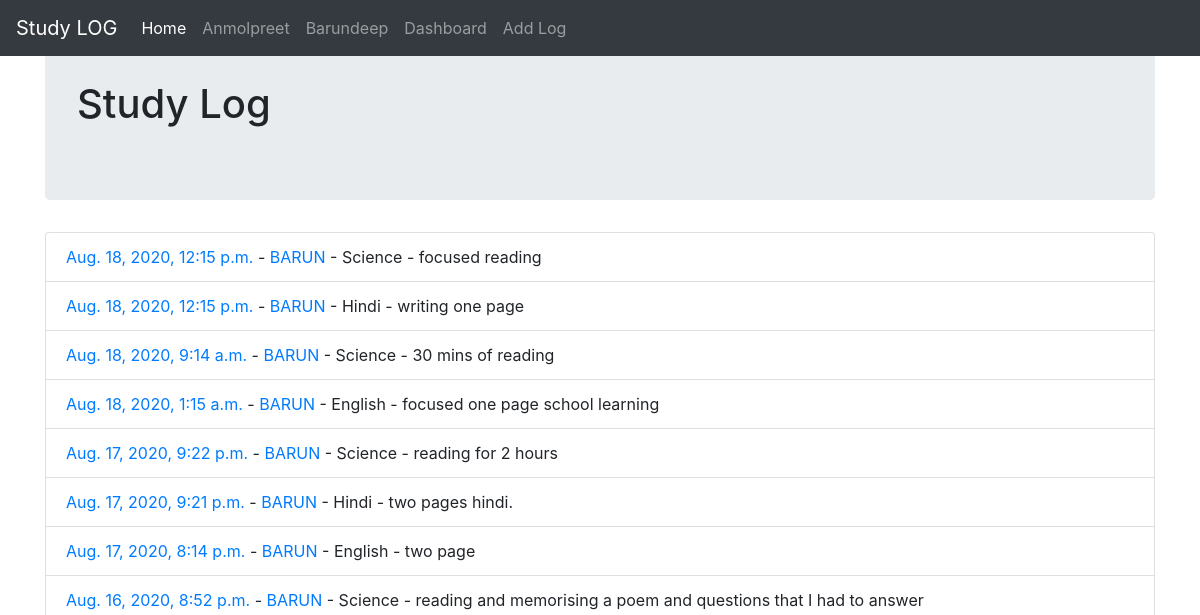
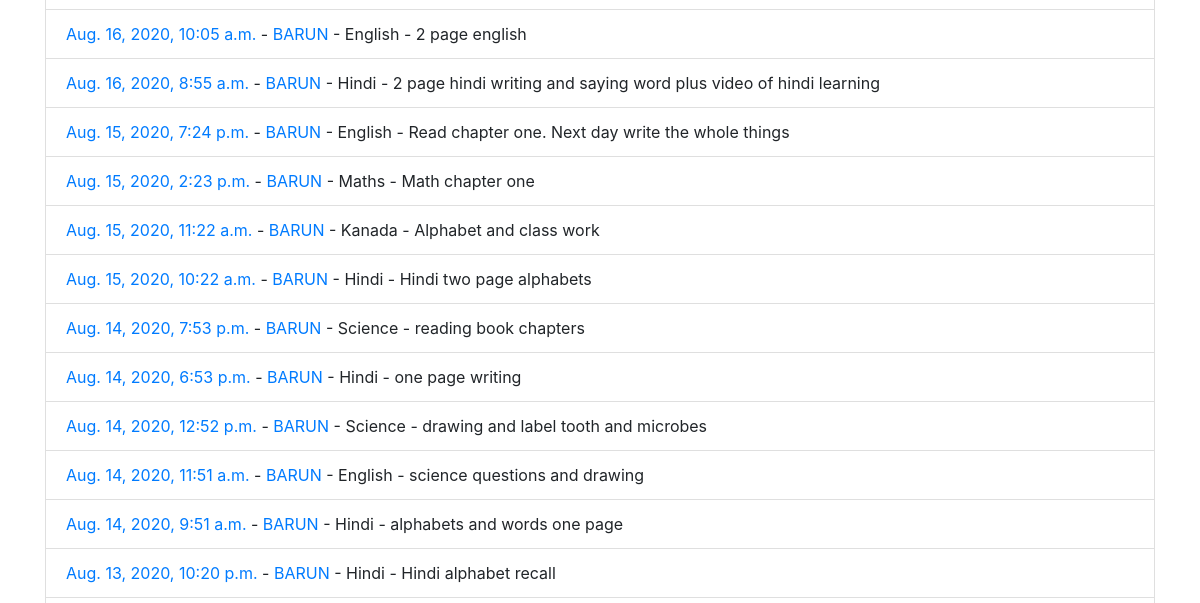
The page /barun (upper part) on the database as committed earlier (2 pictures, top to bottom).
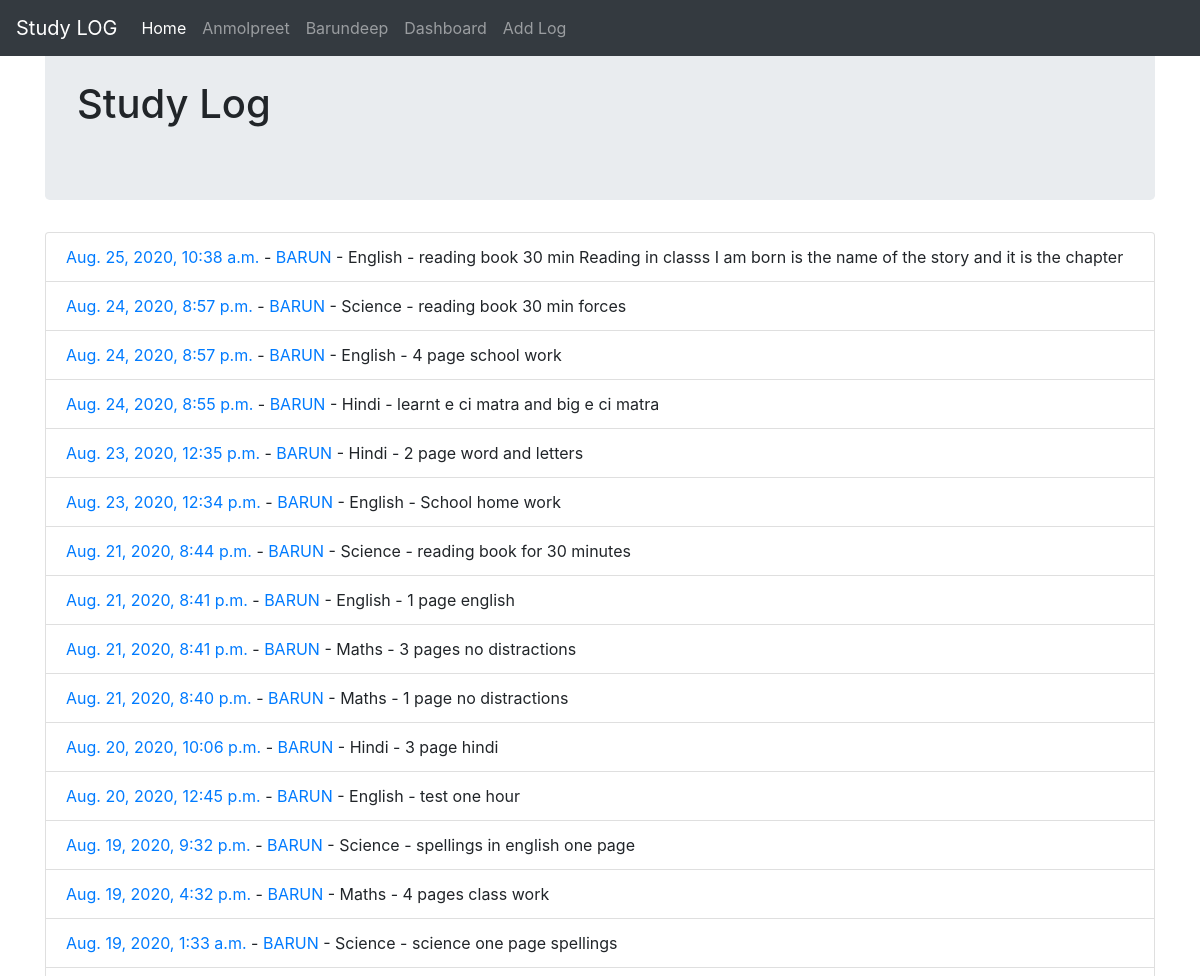
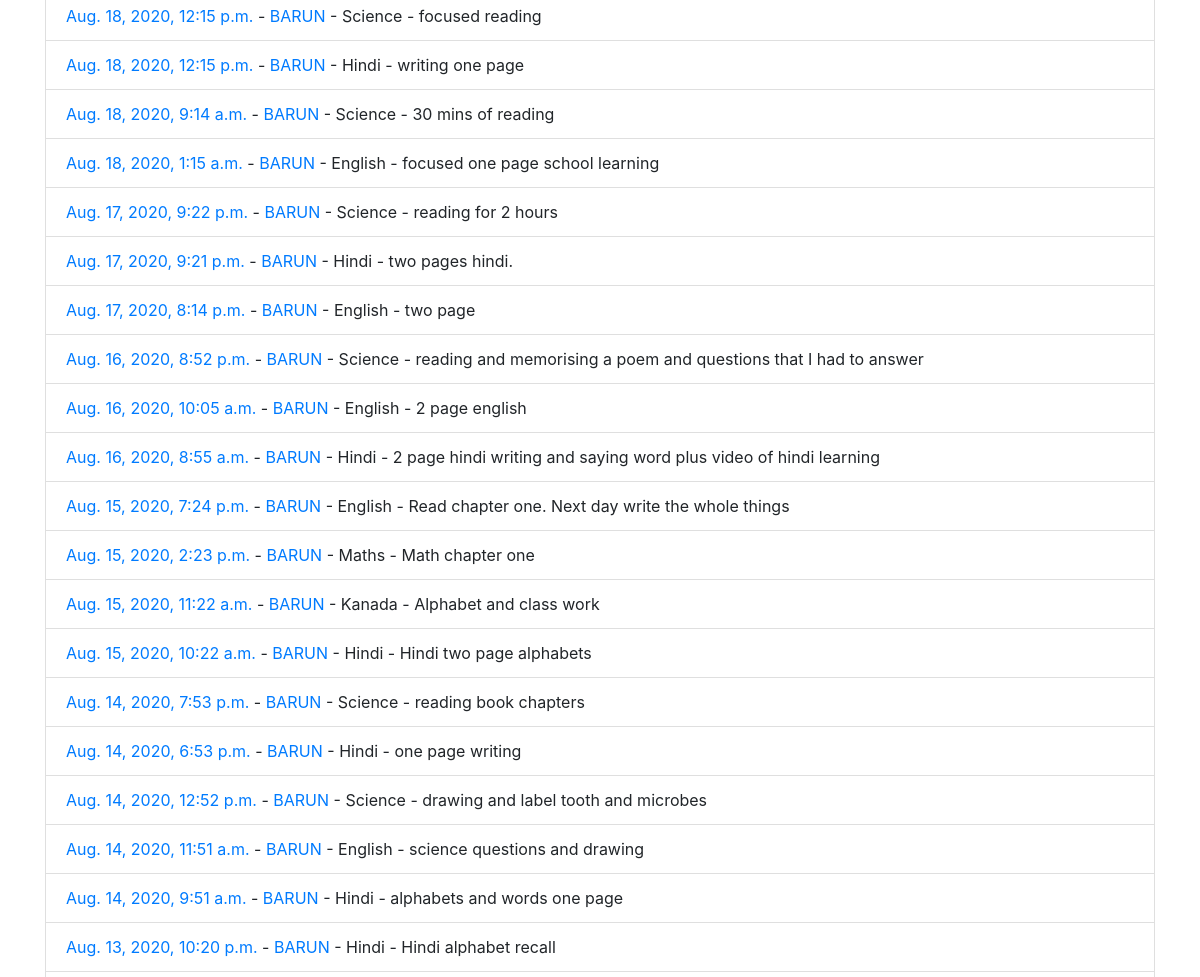
The same page on the database as committed later (2 pictures, top to bottom).
### study/models.py (models this page shows, shortened)
class StudyLog(models.Model):
    subject = models.ForeignKey(Subject, on_delete=models.CASCADE)
    user = models.CharField(max_length=40)
    date = models.DateTimeField(default=timezone.now)
    update_date = models.DateTimeField(auto_now=True)
    description = models.TextField(max_length=300)
    next_review_date = models.DateTimeField(default=days_hence)
    def get_absolute_url(self):
        return reverse('update-view', args=[str(self.id)])
    def get_user_url(self):
        return reverse('user-view', args=[str(self.user)])

class Subject(models.Model):
    name = models.CharField(max_length=50)
    def __str__(self):
        return self.name

### study/views.py (the view)
# urls.py: path('<str:user>', views.UserListView.as_view(), name="user-view"),
class UserListView(ListView):
    model = StudyLog
    template_name = "study/index.html"
    def get_queryset(self):
        user = self.kwargs['user']
        return StudyLog.objects.filter(user__iexact=user).order_by('-date')

### study/templates/study/index.html (shortened to what this page needs)
{% extends 'base.html' %}
{% block content %}
<div class="jumbotron">
<h1>Study Log</h1>
</div>
<ul class="list-group">
{% for object in object_list %}
<li class="list-group-item"><a href="{{ object.get_absolute_url }}">{{object.date}} </a>
    - <a href="{{ object.get_user_url }}"> {{object.user|upper}}</a> - {{object.subject}}  - {{object.description}} </li>
{% endfor %}
</ul>
{% endblock content %}

Rows that differ between the two databases and show on the page:
added StudyLog: date "Aug. 25, 2020, 10:38 a.m.", user "BARUN", subject "English", description "reading book 30 min Reading in classs I am born is the name of the story and it is the chapter"
added StudyLog: date "Aug. 24, 2020, 8:57 p.m.", user "BARUN", subject "Science", description "reading book 30 min forces"
added StudyLog: date "Aug. 24, 2020, 8:57 p.m.", user "BARUN", subject "English", description "4 page school work"
added StudyLog: date "Aug. 24, 2020, 8:55 p.m.", user "BARUN", subject "Hindi", description "learnt e ci matra and big e ci matra"
added StudyLog: date "Aug. 23, 2020, 12:35 p.m.", user "BARUN", subject "Hindi", description "2 page word and letters"
added StudyLog: date "Aug. 23, 2020, 12:34 p.m.", user "BARUN", subject "English", description "School home work"
added StudyLog: date "Aug. 21, 2020, 8:44 p.m.", user "BARUN", subject "Science", description "reading book for 30 minutes"
added StudyLog: date "Aug. 21, 2020, 8:41 p.m.", user "BARUN", subject "English", description "1 page english"
added StudyLog: date "Aug. 21, 2020, 8:41 p.m.", user "BARUN", subject "Maths", description "3 pages no distractions"
added StudyLog: date "Aug. 21, 2020, 8:40 p.m.", user "BARUN", subject "Maths", description "1 page no distractions"
added StudyLog: date "Aug. 20, 2020, 10:06 p.m.", user "BARUN", subject "Hindi", description "3 page hindi"
added StudyLog: date "Aug. 20, 2020, 12:45 p.m.", user "BARUN", subject "English", description "test one hour"
added StudyLog: date "Aug. 19, 2020, 9:32 p.m.", user "BARUN", subject "Science", description "spellings in english one page"
added StudyLog: date "Aug. 19, 2020, 4:32 p.m.", user "BARUN", subject "Maths", description "4 pages class work"
added StudyLog: date "Aug. 19, 2020, 1:33 a.m.", user "BARUN", subject "Science", description "science one page spellings"
